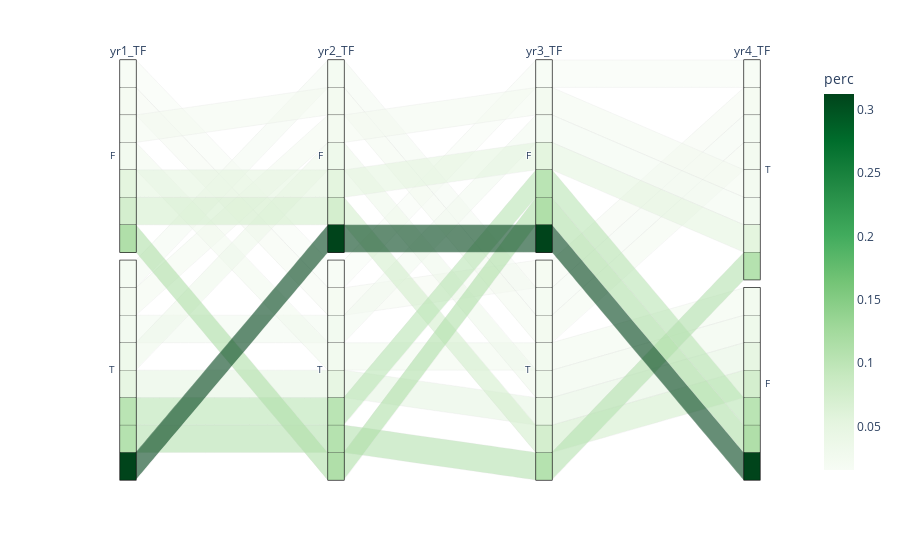

Source (notebook cell):
### Code cell
df=new_df
fig = px.parallel_categories(df, dimensions=['yr1_TF', 'yr2_TF', 'yr3_TF', 'yr4_TF'],
                color="perc", 
                             color_continuous_scale=px.colors.sequential.Greens,
             #   labels={'sex':'Payer sex', 'smoker':'Smokers at the table', 'day':'Day of week'}
                            )
fig.show()

### Figure 1 — Plotly figure (JSON) as saved in the notebook; plotly's stock layout.template omitted (floating-point values rounded to 4 significant figures)
{"data": [{"dimensions": [{"label": "yr1_TF", "values": ["F", "F", "F", "F", "F", "F", "F", "T", "T", "T", "T", "T", "T", "T", "T"]}, {"label": "yr2_TF", "values": ["F", "F", "F", "T", "T", "T", "T", "F", "F", "F", "F", "T", "T", "T", "T"]}, {"label": "yr3_TF", "values": ["F", "T", "T", "F", "F", "T", "T", "F", "F", "T", "T", "F", "F", "T", "T"]}, {"label": "yr4_TF", "values": ["T", "F", "T", "F", "T", "F", "T", "F", "T", "F", "T", "F", "T", "F", "T"]}], "domain": {"x": [0, 1], "y": [0, 1]}, "line": {"color": [0.0543, 0.07341, 0.02379, 0.1126, 0.01575, 0.02614, 0.02057, 0.3123, 0.0238, 0.03333, 0.02127, 0.1021, 0.02533, 0.04815, 0.1071], "coloraxis": "coloraxis"}, "name": "", "type": "parcats"}], "layout": {"coloraxis": {"colorbar": {"title": {"text": "perc"}}, "colorscale": [[0, "rgb(247,252,245)"], [0.125, "rgb(229,245,224)"], [0.25, "rgb(199,233,192)"], [0.375, "rgb(161,217,155)"], [0.5, "rgb(116,196,118)"], [0.625, "rgb(65,171,93)"], [0.75, "rgb(35,139,69)"], [0.875, "rgb(0,109,44)"], [1, "rgb(0,68,27)"]]}, "legend": {"tracegroupgap": 0}, "margin": {"t": 60}}}
